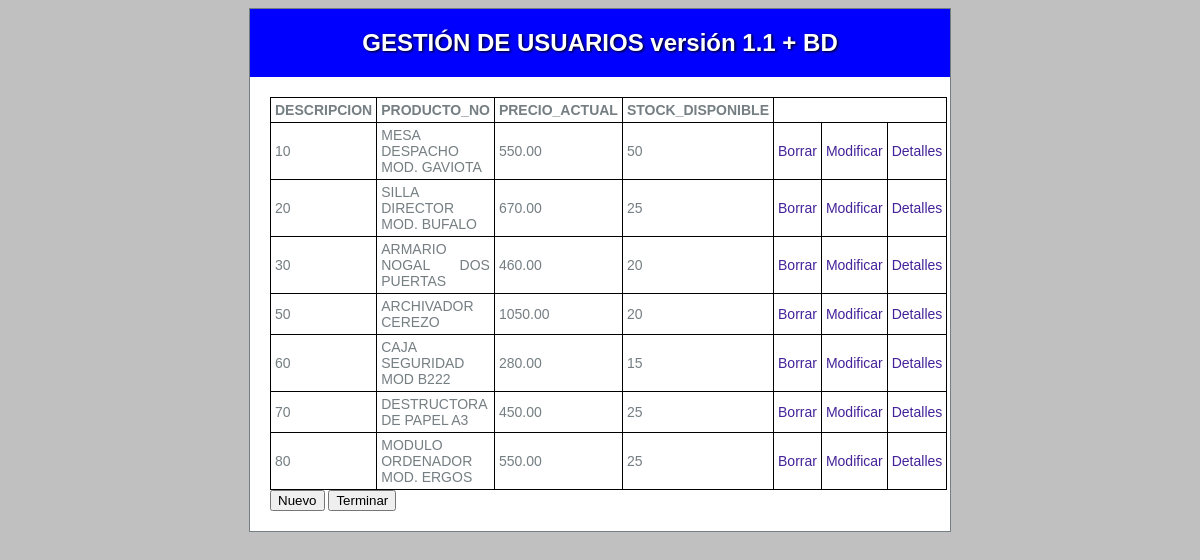
The page / on the database its author committed.
### tables this page shows
CREATE TABLE `PRODUCTOS` (
  `PRODUCTO_NO` int(4) NOT NULL,
  `DESCRIPCION` varchar(30) DEFAULT NULL,
  `PRECIO_ACTUAL` float(8,2) DEFAULT NULL,
  `STOCK_DISPONIBLE` int(9) DEFAULT NULL
);

### index.php (called while the page is built, shortened)
<?php
include_once 'app/funciones.php';
$contenido="";
$contenido .= mostrarDatos();
include_once "app/layout/principal.php";

### app/AccesoDatos.php (called while the page is built, shortened)
<?php
class AccesoDatos {
    private static $modelo = null;
    private $dbh = null;
    private $stmt_productos = null;
    public static function getModelo(){
        if (self::$modelo == null){
            self::$modelo = new AccesoDatos();
        }
        return self::$modelo;
    }
    private function __construct(){
        try {
            $dsn = "mysql:host=".SERVER_DB.";dbname=EMPRESA;charset=utf8";
            $this->dbh = new PDO($dsn, "root", "");
            $this->dbh->setAttribute(PDO::ATTR_ERRMODE, PDO::ERRMODE_EXCEPTION);
        } catch (PDOException $e){
            echo "Error de conexión ".$e->getMessage();
            exit();
        }
        $this->stmt_productos  = $this->dbh->prepare("select * from PRODUCTOS");
    }
    public function getProductos ():array {
        $tprod = [];
        $this->stmt_productos->setFetchMode(PDO::FETCH_CLASS, 'Producto');
        if ( $this->stmt_productos->execute() ){
            while ( $prod = $this->stmt_productos->fetch()){
               $tprod[]= $prod;
            }
        }
        return $tprod;
    }
}

### app/funciones.php (the view, shortened to what this page needs)
<?php
include_once 'app/AccesoDatos.php';
function mostrarDatos (){
    $titulos = [ "DESCRIPCION","PRODUCTO_NO","PRECIO_ACTUAL","STOCK_DISPONIBLE"];
    $msg = "<table>\n";
    $msg .= "<tr>";
    for ($j=0; $j < count($titulos); $j++){
        $msg .= "<th>$titulos[$j]</th>";
    }
    $msg .= "</tr>";
    $auto = $_SERVER['PHP_SELF'];
    $db = AccesoDatos::getModelo();
    $tprod = $db->getProductos();
    foreach ($tprod as $prod) {
        $msg .= "<tr>";
        $msg .= "<td>$prod->PRODUCTO_NO</td>";
        $msg .= "<td>$prod->DESCRIPCION</td>";
        $msg .= "<td>$prod->PRECIO_ACTUAL</td>";
        $msg .= "<td>$prod->STOCK_DISPONIBLE</td>";
        $msg .="<td><a href=\"#\" onclick=\"confirmarBorrar('$prod->DESCRIPCION','$prod->PRODUCTO_NO');\" >Borrar</a></td>\n";
        $msg .="<td><a href=\"".$auto."?orden=Modificar&id=$prod->PRODUCTO_NO\">Modificar</a></td>\n";
        $msg .="<td><a href=\"".$auto."?orden=Detalles&id=$prod->PRODUCTO_NO\" >Detalles</a></td>\n";
        $msg .="</tr>\n";
    }
    $msg .= "</table>";
    return $msg;
}

### app/layout/principal.php (shortened to what this page needs)
<!DOCTYPE html>
<html>
<head>
<link href="web/default.css" rel="stylesheet" type="text/css" />
</head>
<body>
<div id="container" >
<div id="header">
<h1>GESTIÓN DE USUARIOS versión 1.1 + BD</h1>
</div>
<div id="content">
<?= $contenido ?>
<form>
<input type="submit" name="orden" value="Nuevo">
<input type="submit" name="orden" value="Terminar">
</form>
</div>
</div>
</body>

### web/default.css (style rules this page uses)
body { background: silver; text-align: justify; font-family: Tahoma, Geneva, sans-serif; font-size: 14px; color: #757E82; }
#container { margin: 0 auto; width: 700px; background:#fff; border: solid 1px; }
#header { background: blue; text-align: center; padding: 20px; color: white; text-shadow: black 0.1em 0.1em 0.2em; }
#header h1 { font-size: 24px; margin: 0; }
#content { background: white; clear: left; padding: 20px; }
a { color: #429; text-decoration: none; }
table, th, td { border: 1px solid black; border-collapse:collapse; padding: 4px; }

### rows shown on the page
productos: PRODUCTO_NO "10", DESCRIPCION "MESA DESPACHO MOD. GAVIOTA", PRECIO_ACTUAL "550.00", STOCK_DISPONIBLE "50"
productos: PRODUCTO_NO "20", DESCRIPCION "SILLA DIRECTOR MOD. BUFALO", PRECIO_ACTUAL "670.00", STOCK_DISPONIBLE "25"
productos: PRODUCTO_NO "30", DESCRIPCION "ARMARIO NOGAL DOS PUERTAS", PRECIO_ACTUAL "460.00", STOCK_DISPONIBLE "20"
productos: PRODUCTO_NO "50", DESCRIPCION "ARCHIVADOR CEREZO", PRECIO_ACTUAL "1050.00", STOCK_DISPONIBLE "20"
productos: PRODUCTO_NO "60", DESCRIPCION "CAJA SEGURIDAD MOD B222", PRECIO_ACTUAL "280.00", STOCK_DISPONIBLE "15"
productos: PRODUCTO_NO "70", DESCRIPCION "DESTRUCTORA DE PAPEL A3", PRECIO_ACTUAL "450.00", STOCK_DISPONIBLE "25"
productos: PRODUCTO_NO "80", DESCRIPCION "MODULO ORDENADOR MOD. ERGOS", PRECIO_ACTUAL "550.00", STOCK_DISPONIBLE "25"

### other values the page prints
$titulos[$j] "DESCRIPCION"
$titulos[$j] "PRODUCTO_NO"
$titulos[$j] "PRECIO_ACTUAL"
$titulos[$j] "STOCK_DISPONIBLE"
